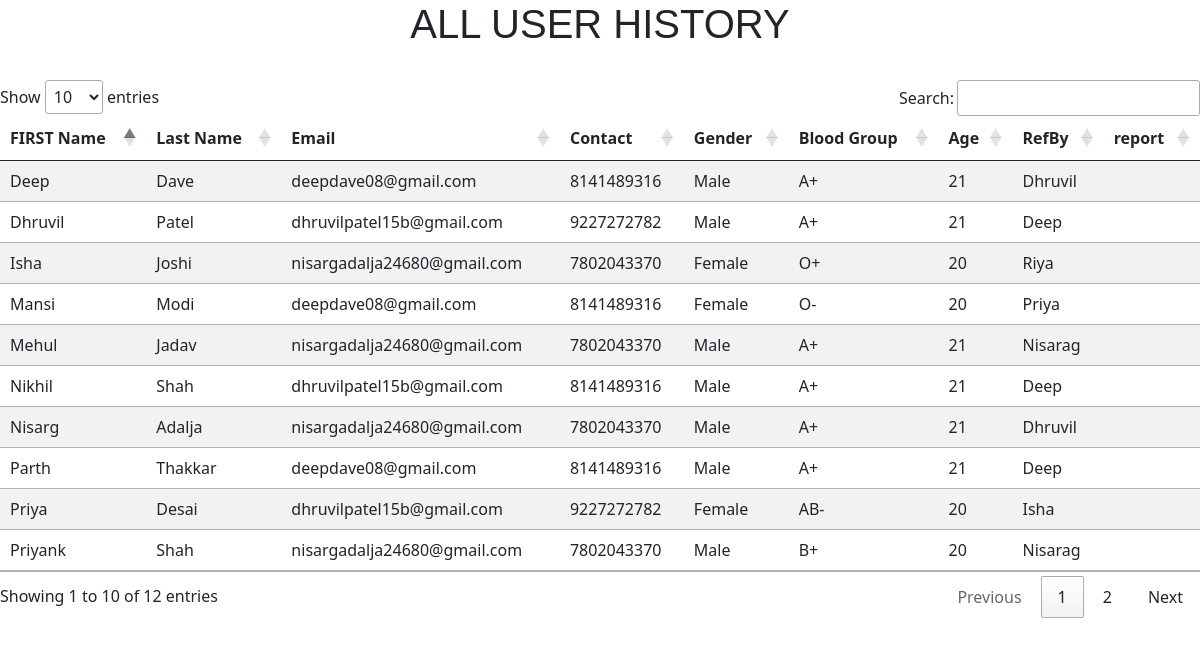
The page /patient/userdetail (signed in) on the database its author committed.
### patient/models.py (models this page shows)
class addpatientform(models.Model):
    Patientid = models.AutoField(primary_key=True)
    firstname = models.CharField(max_length=25)
    lastname = models.CharField(max_length=25)
    email = models.CharField(max_length=25)
    contact = models.CharField(max_length=25)
    gender = models.CharField(max_length=25)
    bloodgroup = models.CharField(max_length=25)
    age = models.CharField(max_length=3)
    RefBy = models.CharField(max_length=20)
    address = models.TextField()
    labid = models.CharField(max_length=3)
    class Meta:
        db_table = "AddPatient"
    def __str__(self):
        return str(self.Patientid)

### patient/views.py (the view)
# urls.py: path('/userdetail',views.userdetail),
def userdetail(request):
  labid = request.session["ID"]
  rs = addpatientform.objects.all().filter(labid=labid)
  gs = generatereport.objects.all().filter(labid=labid)
  print(rs)
  return render(request,'userdetail.html',{'rs':zip(rs,gs)})

### templates/userdetail.html (shortened to what this page needs)
<!doctype html>
<html lang="en">
  <head>
    <link href="https://cdn.jsdelivr.net/npm/bootstrap@5.0.0-beta2/dist/css/bootstrap.min.css" rel="stylesheet">
     <link rel="stylesheet" href="https://cdn.datatables.net/1.10.24/css/jquery.dataTables.min.css">
  </head>
  <body>
  <center><h1 id="t1">ALL USER HISTORY</h1></center>
    <br>
  <div id="DataTable">
    <table class="table table-striped table-hoverr" id="tableToFill">
    <thead>
    <tr>
        <th>FIRST Name</th>
        <th>Last Name</th>
        <th>Email</th>
        <th>Contact</th>
        <th>Gender</th>
        <th>Blood Group</th>
        <th>Age</th>
        <th>RefBy</th>
        <th>report</th>
    </tr>
    </thead>
    <tbody>
    {%for rs,gs in rs %}
    <tr>
        <td>{{rs.firstname}}</td>
        <td>{{rs.lastname}}</td>
        <td>{{rs.email}}</td>
        <td>{{rs.contact}}</td>
        <td>{{rs.gender}}</td>
        <td>{{rs.bloodgroup}}</td>
        <td>{{rs.age}}</td>
        <td>{{rs.RefBy}}</td>
        <td>{{gs.result}}</td>
    </tr>
    {% endfor %}
    </tbody>
    </table>
</div>
  </body>
</html>

### templates/userdetail.html (style rules this page uses)
#t1 { font-family: "Arial Black", sans-serif; }

### rows shown on the page
addpatientform: firstname "Deep", lastname "Dave", email "deepdave08@gmail.com", contact "8141489316", gender "Male", bloodgroup "A+", age "21", RefBy "Dhruvil"
addpatientform: firstname "Dhruvil", lastname "Patel", email "dhruvilpatel15b@gmail.com", contact "9227272782", gender "Male", bloodgroup "A+", age "21", RefBy "Deep"
addpatientform: firstname "Nisarg", lastname "Adalja", email "nisargadalja24680@gmail.com", contact "7802043370", gender "Male", bloodgroup "A+", age "21", RefBy "Dhruvil"
addpatientform: firstname "Parth", lastname "Thakkar", email "deepdave08@gmail.com", contact "8141489316", gender "Male", bloodgroup "A+", age "21", RefBy "Deep"
addpatientform: firstname "Nikhil", lastname "Shah", email "dhruvilpatel15b@gmail.com", contact "8141489316", gender "Male", bloodgroup "A+", age "21", RefBy "Deep"
addpatientform: firstname "Mehul", lastname "Jadav", email "nisargadalja24680@gmail.com", contact "7802043370", gender "Male", bloodgroup "A+", age "21", RefBy "Nisarag"
addpatientform: firstname "Priyank", lastname "Shah", email "nisargadalja24680@gmail.com", contact "7802043370", gender "Male", bloodgroup "B+", age "20", RefBy "Nisarag"
addpatientform: firstname "Isha", lastname "Joshi", email "nisargadalja24680@gmail.com", contact "7802043370", gender "Female", bloodgroup "O+", age "20", RefBy "Riya"
addpatientform: firstname "Priya", lastname "Desai", email "dhruvilpatel15b@gmail.com", contact "9227272782", gender "Female", bloodgroup "AB-", age "20", RefBy "Isha"
addpatientform: firstname "Mansi", lastname "Modi", email "deepdave08@gmail.com", contact "8141489316", gender "Female", bloodgroup "O-", age "20", RefBy "Priya"
